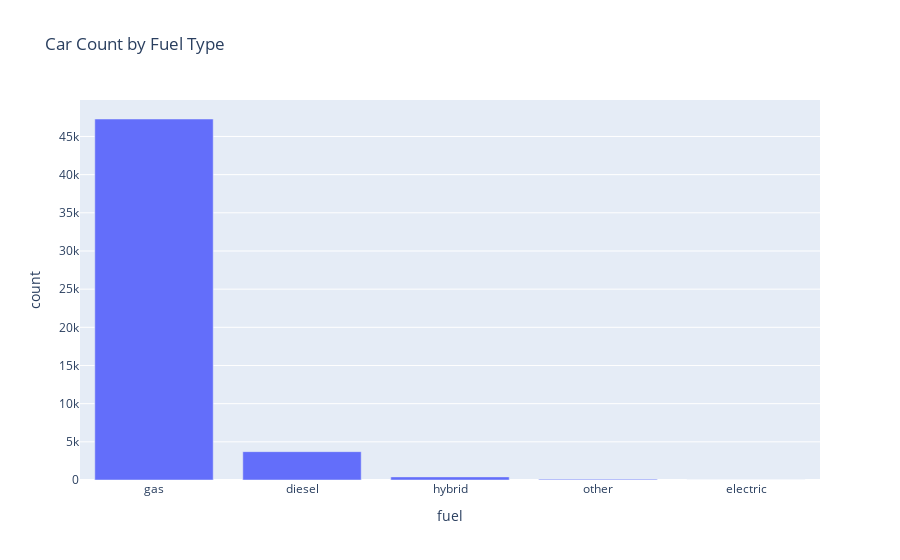

Write notebook code for a chart like this one.
### Markdown cell above
Plot histograms and scatterplots for visualization

### Code cell
fuel_counts = df['fuel'].value_counts().reset_index()

fuel_counts.columns = ['fuel', 'count']

fig = px.bar(fuel_counts, x='fuel', y='count', title='Car Count by Fuel Type')
fig.show()

### Figure 1 — Plotly figure (JSON) as saved in the notebook; plotly's stock layout.template omitted (floating-point values rounded to 4 significant figures)
{"data": [{"hovertemplate": "fuel=%{x}<br>count=%{y}<extra></extra>", "legendgroup": "", "marker": {"color": "#636efa", "pattern": {"shape": ""}}, "name": "", "orientation": "v", "showlegend": false, "textposition": "auto", "type": "bar", "x": ["gas", "diesel", "hybrid", "other", "electric"], "xaxis": "x", "y": [47288, 3714, 409, 108, 6], "yaxis": "y"}], "layout": {"barmode": "relative", "legend": {"tracegroupgap": 0}, "title": {"text": "Car Count by Fuel Type"}, "xaxis": {"anchor": "y", "domain": [0, 1], "title": {"text": "fuel"}}, "yaxis": {"anchor": "x", "domain": [0, 1], "title": {"text": "count"}}}}
